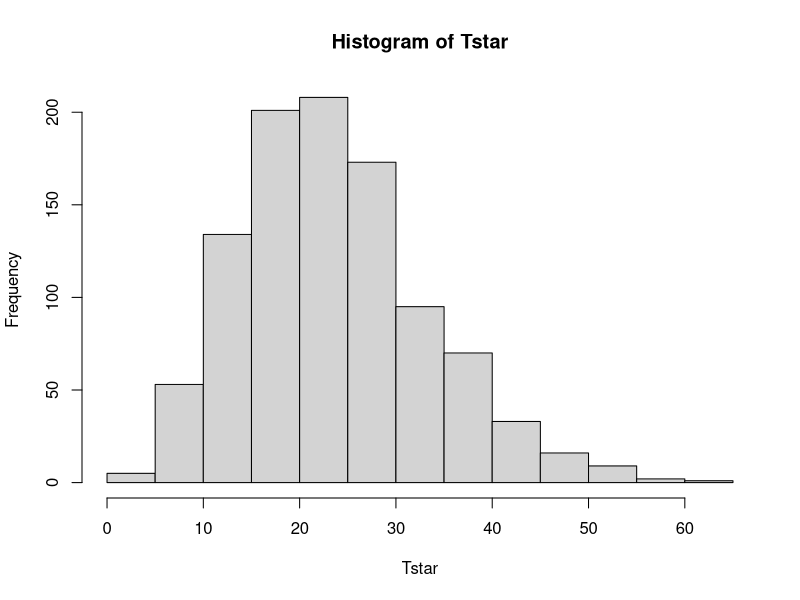

Recreate this plot in R.
#1a
#Discuss whether a contingency table test is appropriate here. 
#It is appropriate since the data can be considered categorical and frequencies
# and the condition of the chi-squared test are also met since more than 80% 
# of the expected counts are above 5.

data = read.table("nauseatable.txt", header=TRUE)
data

chisqdata =chisq.test(data)
chisqdata
chisqdata$residuals

# looking at residuals: Chlorpromazine is no neasua, 
# 100mg is naesea en 150mg a bit nausea

#pvalue = 0.03642 (of 0.04 dat geeft ie opeens nu aan) which is smaller than 0.05. Therefore H0 is rejected and
#H1 is accepted which means that the row variable and column variable are 
#dependent, which in this case means that it does matter which medicine is taken
#because they dont work equally well against nausea for the patient

#1b
no_nausea_data = data$Incidence.of.no.nausea
nausea_data = data$Incidence.of.Nausea

#make a vector with 1's for nausea patinets and 0 for no nausea patient
a = as.logical(rep(1, times = nausea_data[1]))
b = as.logical(rep(0, times = no_nausea_data[1]))
a2 = as.logical(rep(1, times = nausea_data[2]))
b2 = as.logical(rep(0, times = no_nausea_data[2]))
a3 = as.logical(rep(1, times = nausea_data[3]))
b3 = as.logical(rep(0, times = no_nausea_data[3]))
nausea = c(a,b,a2,b2,a3,b3)

#make a vector with the the number of patients per medicine
c = rep('Chlorpromazine', times = nausea_data[1])
d = rep('Chlorpromazine', times = no_nausea_data[1])
e = rep('Pentobarbital(100mg)', times = nausea_data[2])
f = rep('Pentobarbital(100mg)', times = no_nausea_data[2])
h = rep('Pentobarbital(150mg)', times = nausea_data[3])
i = rep('Pentobarbital(150mg)', times = no_nausea_data[3])
medicine = c(c,d,e,f,h,i)
table(medicine)
data
      
df <- data.frame(
  medicine = medicine,
  nausea = nausea
)

#do a permutation test with chisquare as test stastics
B=1000
Tstar = c()
for (i in 1:B){
  Xstar = df[sample(nrow(df),1000,replace=TRUE),]
  test=chisq.test(table(Xstar))
  Tstar =  c(Tstar, test$statistic)
  
}

hist(Tstar)
chisqdata$p.value
chisqdata$statistic

pl=sum(Tstar<chisqdata$statistic)/B
pr=sum(Tstar>chisqdata$statistic)/B
pl
pr
p_value = 2*min(pl,pr)
p_value

#pvalue = 0.026 which is smaller than 0.05. Therefore H0 is rejected and
#H1 is accepted which means that the row variable and column variable are 
#dependent, which in this case means that it does matter which medicine is given
#to reduce the nausea of the patient

#1c
#Both are significant so the outcome of both test is that which medicine is given
#matters to reduce the nausea of the patient. The difference between the tests 
#is that chisquare needs atleast 5 samples for 80% of the expected counts, but
#these data has that so we could just use the chisquare

# Equality between tests: use same test statistic, however the permutation test 
# resamples the data and both are still below 0.05 -> original sample has a good
# distribution. p-values can vary between normal chisquare and permutation test
# because of resampling

